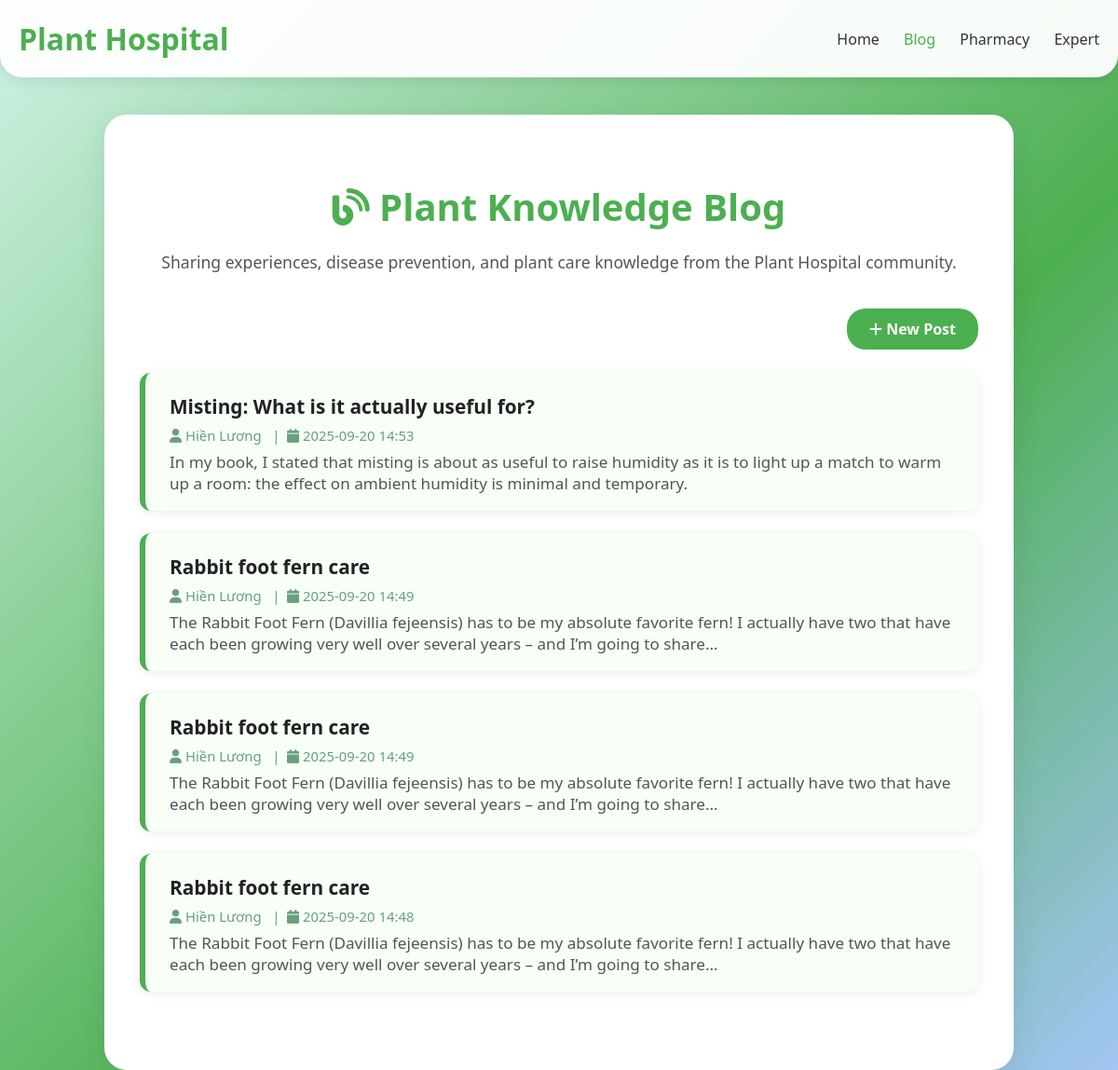
/blog/, run on an earlier commit of the app's database.
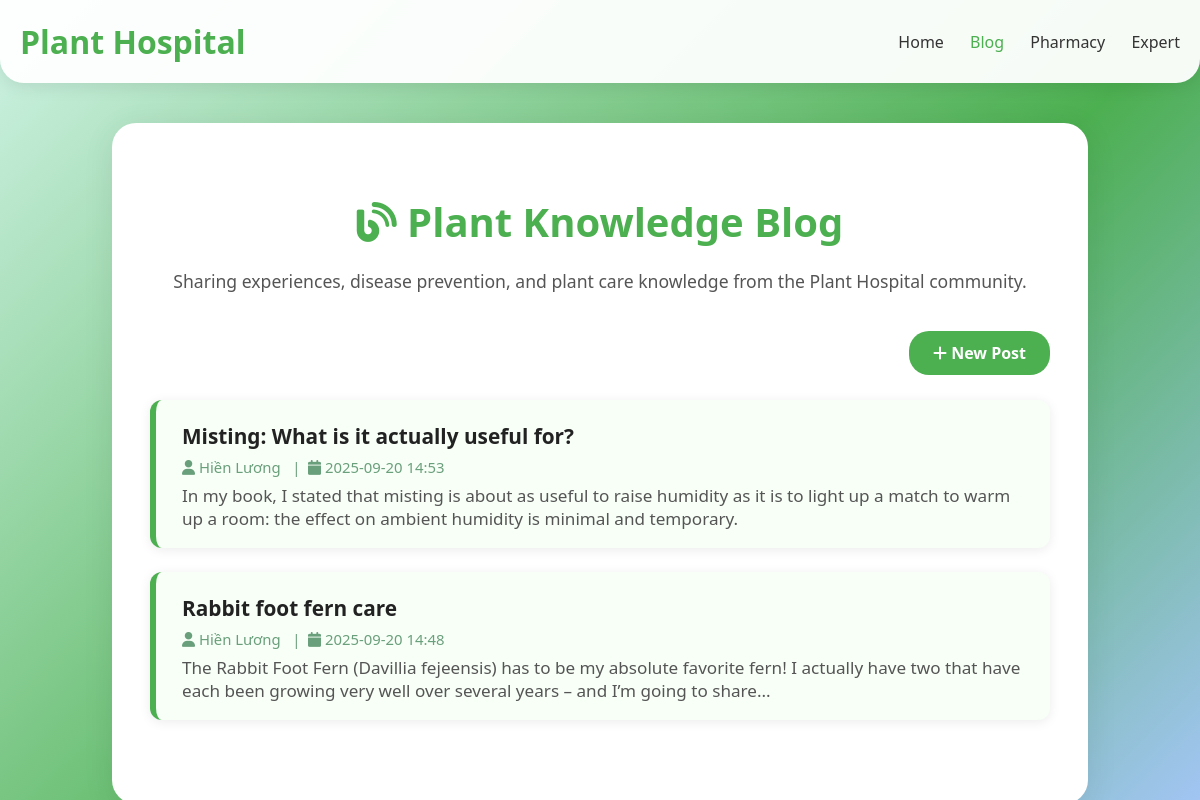
And on a later commit of the database.
### tables this page shows
CREATE TABLE post (
  id INTEGER PRIMARY KEY AUTOINCREMENT,
  author_id INTEGER NOT NULL,
  created TIMESTAMP NOT NULL DEFAULT CURRENT_TIMESTAMP,
  title TEXT NOT NULL,
  body TEXT NOT NULL,
  FOREIGN KEY (author_id) REFERENCES user (id)
);

CREATE TABLE user (
  id INTEGER PRIMARY KEY AUTOINCREMENT,
  username TEXT UNIQUE NOT NULL,
  email TEXT UNIQUE NOT NULL,
  password TEXT NOT NULL,
  created_at TIMESTAMP NOT NULL DEFAULT CURRENT_TIMESTAMP
);

### flaskr/blog.py (the view)
@bp.route('/')
def index():
    db = get_db()
    posts = db.execute(
        'SELECT p.id, title, body, created, username'
        ' FROM post p JOIN user u ON p.author_id = u.id'
        ' ORDER BY created DESC'
    ).fetchall()
    return render_template('blog/home.html', posts=posts)

### flaskr/auth.py (called while the page is built)
@bp.before_app_request
def load_logged_in_user():
    user_id = session.get('user_id')
    if user_id is None:
        g.user = None
    else:
        g.user = get_db().execute(
            'SELECT * FROM user WHERE id = ?', (user_id,)
        ).fetchone()

### flaskr/db.py (called while the page is built)
def get_db():
    if 'db' not in g:
        g.db = sqlite3.connect(
            current_app.config['DATABASE'],
            detect_types=sqlite3.PARSE_DECLTYPES
        )
        g.db.row_factory = sqlite3.Row
    return g.db

### flaskr/templates/blog/home.html (shortened to what this page needs)
<!DOCTYPE html>
<html lang="en">
  <head>
    <link
      rel="stylesheet"
      href="https://cdnjs.cloudflare.com/ajax/libs/font-awesome/6.0.0-beta3/css/all.min.css"
    />
  </head>
  <body>
    <header class="blog-header">
      <div class="container">
        <div class="logo">
          <h1>Plant Hospital</h1>
        </div>
        <nav class="blog-nav">
          <a href="{{ url_for('home') }}">Home</a>
          <a href="{{ url_for('blog.index') }}" class="active">Blog</a>
          <a href="{{ url_for('pharmacy') }}">Pharmacy</a>
          <a href="{{ url_for('expert_consultation') }}">Expert</a>
        </nav>
      </div>
    </header>
    <div class="main-content">
      <h2 class="blog-title">
        <i class="fas fa-blog"></i> Plant Knowledge Blog
      </h2>
      <div class="blog-desc">
        Sharing experiences, disease prevention, and plant care knowledge from
        the Plant Hospital community.
      </div>
      <div class="blog-actions">
        <a href="{{ url_for('blog.create') }}" class="btn-create">
          <i class="fas fa-plus"></i> New Post
        </a>
      </div>
      {% if posts and posts|length > 0 %}
      <ul class="blog-list">
        {% for post in posts %}
        <li class="blog-post-item">
          <a
            href="{{ url_for('blog.detail', id=post['id']) }}"
            class="blog-post-title"
            >{{ post['title'] }}</a
          >
          <div class="blog-meta">
            <i class="fas fa-user"></i> {{ post['username'] }}
            &nbsp;&nbsp;|&nbsp; <i class="fas fa-calendar"></i> {{
            post['created'].strftime('%Y-%m-%d %H:%M') if post['created'] }}
          </div>
          <div class="blog-body-preview">
            {{ post['body'][:180] }}{% if post['body']|length > 180 %}...{%
            endif %}
          </div>
        </li>
        {% endfor %}
      </ul>
      {% else %}
      <div class="no-posts">
        <i class="fas fa-seedling" style="font-size: 2.1rem; color: #4caf50"></i
        ><br />
        No blog posts yet. Be the first to share your knowledge!
      </div>
      {% endif %}
    </div>
  </body>
</html>

### flaskr/templates/blog/home.html (style rules this page uses)
body { font-family: "Segoe UI", Tahoma, Geneva, Verdana, sans-serif; background: linear-gradient( 135deg, #d0f3e6 0%, #4caf50 60%, #a2c5f4 100% ); min-height: 100vh; margin: 0; color: #333; }
.blog-header { background: rgba(255, 255, 255, 0.95); padding: 20px 0; box-shadow: 0 2px 18px rgba(0, 0, 0, 0.1); border-radius: 0 0 24px 24px; position: sticky; top: 0; z-index: 100; }
.blog-header .container { display: flex; justify-content: space-between; align-items: center; max-width: 1200px; margin: 0 auto; padding: 0 20px; }
.logo h1 { color: #4caf50; font-size: 2rem; font-weight: 700; margin: 0; }
.blog-nav a { color: #333; text-decoration: none; margin-left: 22px; font-weight: 500; transition: color 0.2s; }
.blog-nav a.active, .blog-nav a:hover { color: #4caf50; }
.main-content { max-width: 900px; margin: 40px auto 0 auto; background: white; border-radius: 24px; box-shadow: 0 6px 32px rgba(0, 0, 0, 0.08); padding: 38px 38px 60px 38px; }
.blog-title { text-align: center; color: #4caf50; font-size: 2.5rem; font-weight: 700; margin-bottom: 20px; }
.blog-desc { text-align: center; color: #555; margin-bottom: 38px; font-size: 1.1rem; }
.blog-actions { text-align: right; margin-bottom: 25px; }
.btn-create { background: #4caf50; color: white; border: none; border-radius: 20px; padding: 11px 24px; font-weight: 600; font-size: 1rem; cursor: pointer; transition: background 0.22s; text-decoration: none; display: inline-block; }
.blog-list { margin-top: 0; padding: 0; list-style: none; }
.blog-post-item { background: #f7fff7; border-left: 6px solid #4caf50; border-radius: 12px; margin-bottom: 24px; padding: 22px 24px 18px 26px; box-shadow: 0 2px 12px rgba(0, 0, 0, 0.08); transition: box-shadow 0.2s; position: relative; }
.blog-post-title { font-size: 1.3rem; font-weight: 600; color: #222; margin-bottom: 7px; text-decoration: none; display: block; transition: color 0.2s; }
.blog-meta { font-size: 0.93rem; color: #6a9f7b; margin-bottom: 7px; }
.blog-body-preview { color: #555; margin-bottom: 0; font-size: 1.07rem; display: -webkit-box; -webkit-line-clamp: 2; -webkit-box-orient: vertical; overflow: hidden; }

What changed in the data, as far as the page shows it:
removed post: title "Rabbit foot fern care", username "Hiền Lương", created "2025-09-20 14:49", body "The Rabbit Foot Fern (Davillia fejeensis) has to be my absolute favorite fern! I actually have two that have each been growing very well over several years – and I’m going to share"
removed post: title "Rabbit foot fern care", username "Hiền Lương", created "2025-09-20 14:49", body "The Rabbit Foot Fern (Davillia fejeensis) has to be my absolute favorite fern! I actually have two that have each been growing very well over several years – and I’m going to share"
